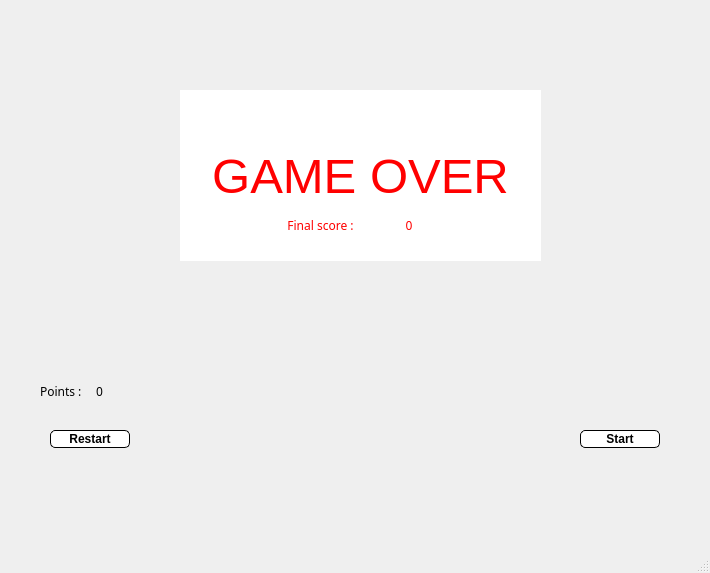
<?xml version="1.0" encoding="UTF-8"?>
<ui version="4.0">
 <class>MainWindow</class>
 <widget class="QMainWindow" name="MainWindow">
  <property name="geometry">
   <rect>
    <x>0</x>
    <y>0</y>
    <width>710</width>
    <height>573</height>
   </rect>
  </property>
  <property name="font">
   <font>
    <bold>false</bold>
   </font>
  </property>
  <property name="cursor">
   <cursorShape>ArrowCursor</cursorShape>
  </property>
  <property name="windowTitle">
   <string>MainWindow</string>
  </property>
  <widget class="QWidget" name="centralwidget">
   <widget class="Scene" name="scene_widget" native="true">
    <property name="geometry">
     <rect>
      <x>10</x>
      <y>10</y>
      <width>691</width>
      <height>351</height>
     </rect>
    </property>
    <widget class="QLabel" name="label_lost">
     <property name="geometry">
      <rect>
       <x>170</x>
       <y>80</y>
       <width>361</width>
       <height>171</height>
      </rect>
     </property>
     <property name="font">
      <font>
       <family>MS Sans Serif</family>
       <pointsize>37</pointsize>
       <bold>false</bold>
      </font>
     </property>
     <property name="styleSheet">
      <string notr="true">color : red;
background : white;
</string>
     </property>
     <property name="text">
      <string>GAME OVER</string>
     </property>
     <property name="alignment">
      <set>Qt::AlignCenter</set>
     </property>
    </widget>
    <widget class="QWidget" name="horizontalLayoutWidget_2">
     <property name="geometry">
      <rect>
       <x>269</x>
       <y>190</y>
       <width>171</width>
       <height>51</height>
      </rect>
     </property>
     <layout class="QHBoxLayout" name="horizontalLayout_2">
      <item>
       <widget class="QLabel" name="label_final_score_title">
        <property name="font">
         <font>
          <family>8514oem</family>
          <bold>false</bold>
         </font>
        </property>
        <property name="styleSheet">
         <string notr="true">color: red;</string>
        </property>
        <property name="text">
         <string>Final score :</string>
        </property>
        <property name="alignment">
         <set>Qt::AlignCenter</set>
        </property>
       </widget>
      </item>
      <item>
       <widget class="QLabel" name="label_final_score">
        <property name="font">
         <font>
          <family>8514oem</family>
          <bold>false</bold>
         </font>
        </property>
        <property name="styleSheet">
         <string notr="true">color: red;</string>
        </property>
        <property name="text">
         <string>0</string>
        </property>
        <property name="alignment">
         <set>Qt::AlignCenter</set>
        </property>
       </widget>
      </item>
     </layout>
    </widget>
   </widget>
   <widget class="Camera" name="camera_widget" native="true">
    <property name="enabled">
     <bool>true</bool>
    </property>
    <property name="geometry">
     <rect>
      <x>220</x>
      <y>380</y>
      <width>300</width>
      <height>181</height>
     </rect>
    </property>
   </widget>
   <widget class="QWidget" name="horizontalLayoutWidget">
    <property name="geometry">
     <rect>
      <x>40</x>
      <y>380</y>
      <width>105</width>
      <height>22</height>
     </rect>
    </property>
    <layout class="QHBoxLayout" name="horizontalLayout">
     <item>
      <widget class="QLabel" name="label_points_title">
       <property name="font">
        <font>
         <family>8514oem</family>
         <bold>false</bold>
        </font>
       </property>
       <property name="text">
        <string>Points :</string>
       </property>
      </widget>
     </item>
     <item>
      <widget class="QLabel" name="label_points">
       <property name="font">
        <font>
         <family>8514oem</family>
         <bold>false</bold>
        </font>
       </property>
       <property name="text">
        <string>0</string>
       </property>
      </widget>
     </item>
    </layout>
   </widget>
   <widget class="QPushButton" name="restart_button">
    <property name="geometry">
     <rect>
      <x>50</x>
      <y>430</y>
      <width>80</width>
      <height>18</height>
     </rect>
    </property>
    <property name="font">
     <font>
      <bold>true</bold>
     </font>
    </property>
    <property name="cursor">
     <cursorShape>PointingHandCursor</cursorShape>
    </property>
    <property name="mouseTracking">
     <bool>false</bool>
    </property>
    <property name="autoFillBackground">
     <bool>false</bool>
    </property>
    <property name="styleSheet">
     <string notr="true">border-radius: 5px;
background-color: white;
color: black;
border: 1px solid black;</string>
    </property>
    <property name="text">
     <string>Restart</string>
    </property>
   </widget>
   <widget class="QPushButton" name="start_button">
    <property name="geometry">
     <rect>
      <x>580</x>
      <y>430</y>
      <width>80</width>
      <height>18</height>
     </rect>
    </property>
    <property name="font">
     <font>
      <bold>true</bold>
     </font>
    </property>
    <property name="cursor">
     <cursorShape>PointingHandCursor</cursorShape>
    </property>
    <property name="mouseTracking">
     <bool>false</bool>
    </property>
    <property name="autoFillBackground">
     <bool>false</bool>
    </property>
    <property name="styleSheet">
     <string notr="true">border-radius: 5px;
background-color: white;
color: black;
border: 1px solid black;</string>
    </property>
    <property name="text">
     <string>Start</string>
    </property>
   </widget>
  </widget>
  <widget class="QMenuBar" name="menubar">
   <property name="geometry">
    <rect>
     <x>0</x>
     <y>0</y>
     <width>710</width>
     <height>17</height>
    </rect>
   </property>
  </widget>
  <widget class="QStatusBar" name="statusbar"/>
 </widget>
 <customwidgets>
  <customwidget>
   <class>Scene</class>
   <extends>QWidget</extends>
   <header location="global">scene.h</header>
   <container>1</container>
  </customwidget>
  <customwidget>
   <class>Camera</class>
   <extends>QWidget</extends>
   <header>camera.h</header>
   <container>1</container>
  </customwidget>
 </customwidgets>
 <resources/>
 <connections/>
</ui>
